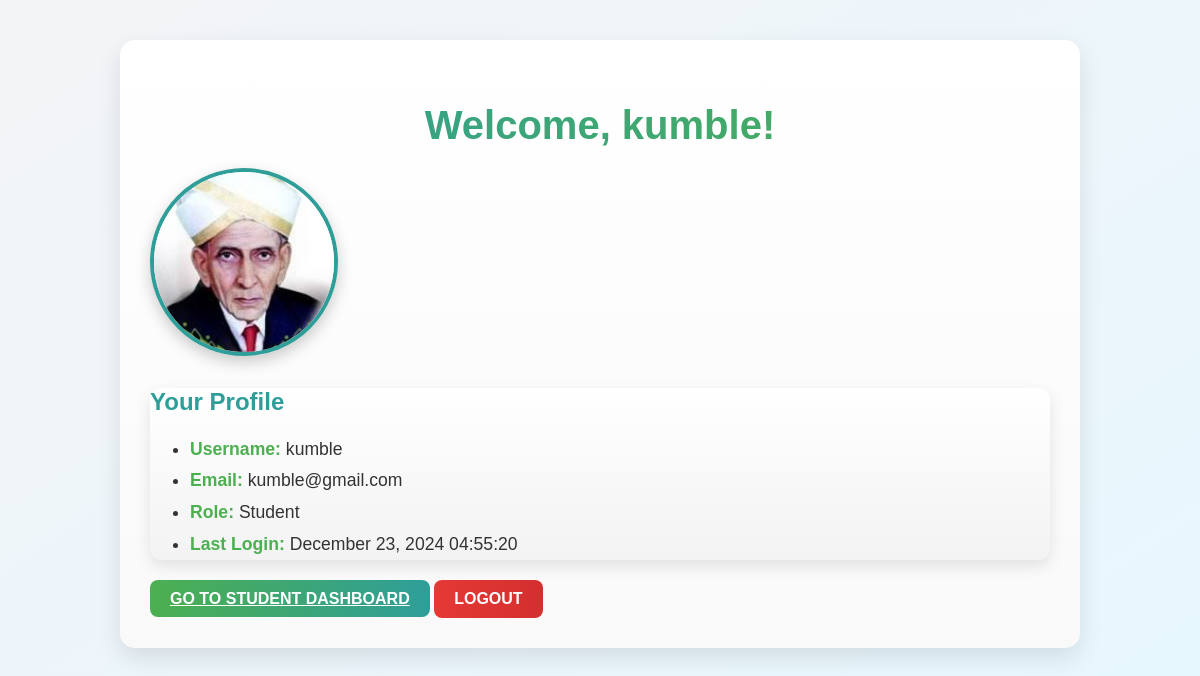
The app's page /core/profile/ (signed in) with its own data.
### core/models.py (models this page shows, shortened)
class CustomUser(AbstractUser):
    ROLE_CHOICES = (
        ('teacher', 'Teacher'),
        ('student', 'Student'),
    )
    role = models.CharField(max_length=7, choices=ROLE_CHOICES)
    phone_number = models.CharField(max_length=15, blank=True, null=True, help_text="Enter a valid phone number.")
    branch = models.CharField(max_length=100, blank=True, null=True, help_text="Branch (Only for Teachers)")
    usn = models.CharField(max_length=15, blank=True, null=True, help_text="University Serial Number (Only for Students)")
    profile_picture = models.ImageField(upload_to='profile_pics/', blank=True, null=True)

### core/views.py (the view)
# urls.py: path('profile/', profile_dashboard, name='profile_dashboard'),
@login_required
def profile_dashboard(request):
    user = request.user  # Get the currently logged-in user
    if request.method == 'POST':
        form = UserChangeForm(request.POST, request.FILES, instance=user)
        if form.is_valid():
            form.save()
            messages.success(request, 'Your profile has been updated successfully.')
            return redirect('profile_dashboard')
    else:
        form = UserChangeForm(instance=user)
    return render(request, 'core/profile_dashboard.html', {
        'form': form,
       'user': user,
    })

### core/templates/core/profile_dashboard.html (shortened to what this page needs)
{% load static %}
<link rel="stylesheet" href="{% static 'css/profile.css' %}">
{% block content %}
<div class="container mt-5">
    <h2 class="text-center">Welcome, {{ user.username }}!</h2>
    <div class="text-center mb-3">
        {% if user.profile_picture %}
            <img src="{{ user.profile_picture.url }}" alt="Profile Picture" class="img-thumbnail" width="150" height="150">
        {% else %}
            <img src="{% static 'images/default_profile.png' %}" alt="Default Profile Picture" class="img-thumbnail" width="150" height="150">
        {% endif %}
    </div>
    <div class="card shadow-sm p-4">
        <h4>Your Profile</h4>
        <ul class="list-unstyled">
            <li><strong>Username:</strong> {{ user.username }}</li>
            <li><strong>Email:</strong> {{ user.email }}</li>
            <li><strong>Role:</strong> {{ user.role|title }}</li>
            <li><strong>Last Login:</strong> {{ user.last_login|date:"F d, Y H:i:s" }}</li>
        </ul>
    </div>
    <div class="mt-4">
        {% if user.role == 'teacher' %}
            <a href="{% url 'teacher_dashboard' %}" class="btn btn-primary">Go to Teacher Dashboard</a>
        {% elif user.role == 'student' %}
            <a href="{% url 'student_dashboard' %}" class="btn btn-primary">Go to Student Dashboard</a>
        {% endif %}
        <form action="{% url 'logout' %}" method="POST" style="display: inline;">
    <button type="submit" class="btn btn-danger">Logout</button>
</form>
    </div>
</div>
{% endblock %}

### core/static/css/profile.css (style rules this page uses)
.container { max-width: 900px; margin: 40px auto; padding: 30px; background: linear-gradient(to bottom, #ffffff, #f9f9f9); border-radius: 15px; box-shadow: 0 10px 25px rgba(0, 0, 0, 0.1); animation: fadeIn 1s ease-in-out; }
h2.text-center { background: linear-gradient(to right, #2F9E99, #4CAF50); -webkit-background-clip: text; -webkit-text-fill-color: transparent; font-size: 2.5rem; font-weight: 700; text-align: center; margin-bottom: 20px; }
.text-center img.img-thumbnail { border: 4px solid #2F9E99; border-radius: 50%; width: 180px; height: 180px; object-fit: cover; box-shadow: 0 6px 15px rgba(0, 0, 0, 0.2); transition: transform 0.4s ease, box-shadow 0.4s ease; }
.card { background: linear-gradient(to bottom, #ffffff, #f3f3f3); border: none; border-radius: 12px; box-shadow: 0 6px 15px rgba(0, 0, 0, 0.1); margin-bottom: 20px; transition: transform 0.3s ease; }
.card h4 { color: #2F9E99; font-size: 1.5rem; margin-bottom: 10px; }
.card ul.list-unstyled { line-height: 1.8; font-size: 1.1rem; }
.card ul.list-unstyled li strong { color: #4CAF50; }
.btn { font-size: 1rem; padding: 10px 20px; border-radius: 8px; font-weight: 600; text-transform: uppercase; color: white; border: none; transition: all 0.3s ease; cursor: pointer; }
.btn-primary { background: linear-gradient(to right, #4CAF50, #2F9E99); }
.btn-danger { background: linear-gradient(to right, #e53935, #d32f2f); }

### records on screen
CustomUser: username "kumble", email "kumble@gmail.com", role "Student", last_login "December 23, 2024 04:55:20"
